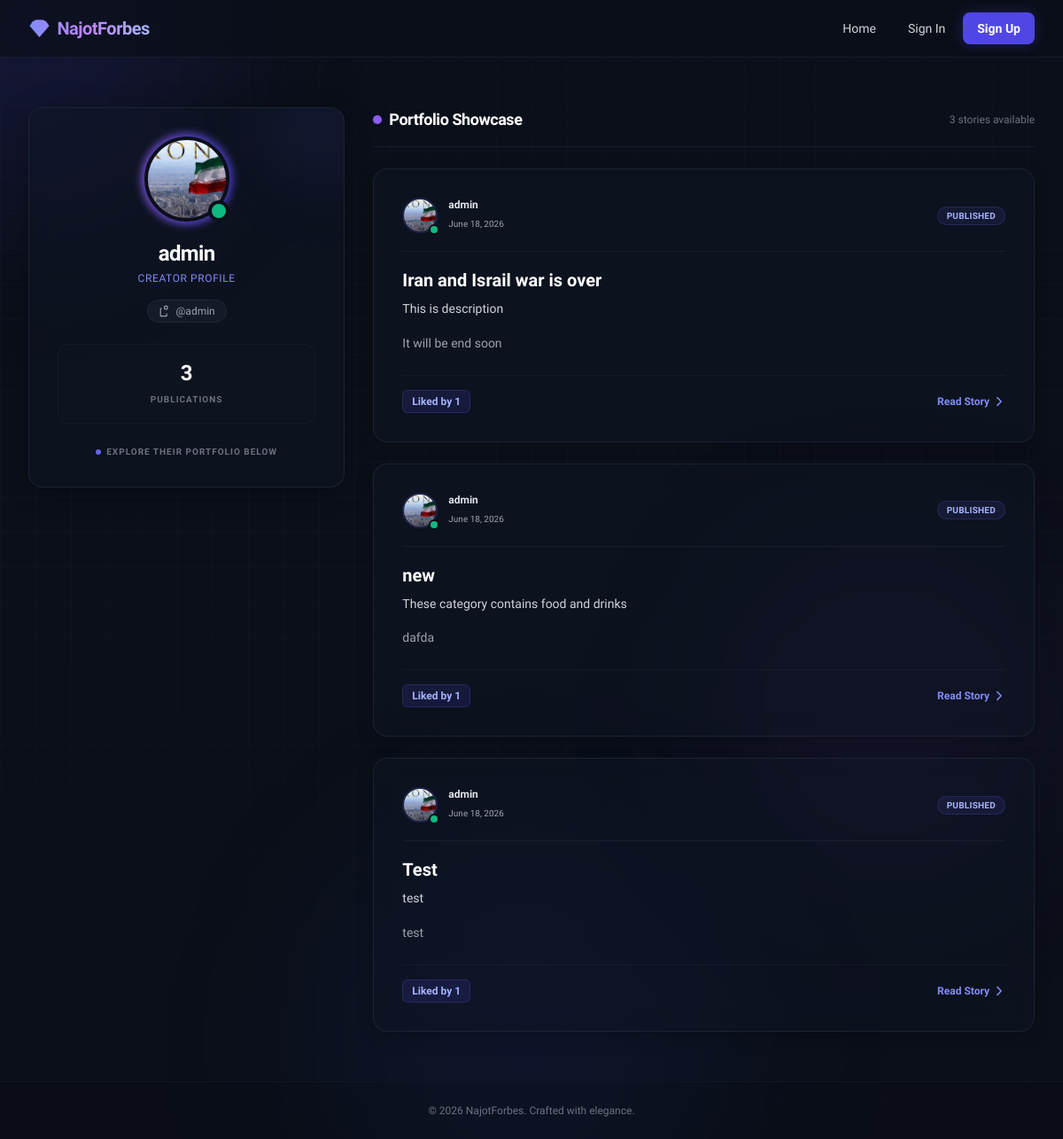
The page /auth/users/admin on the database as committed earlier.
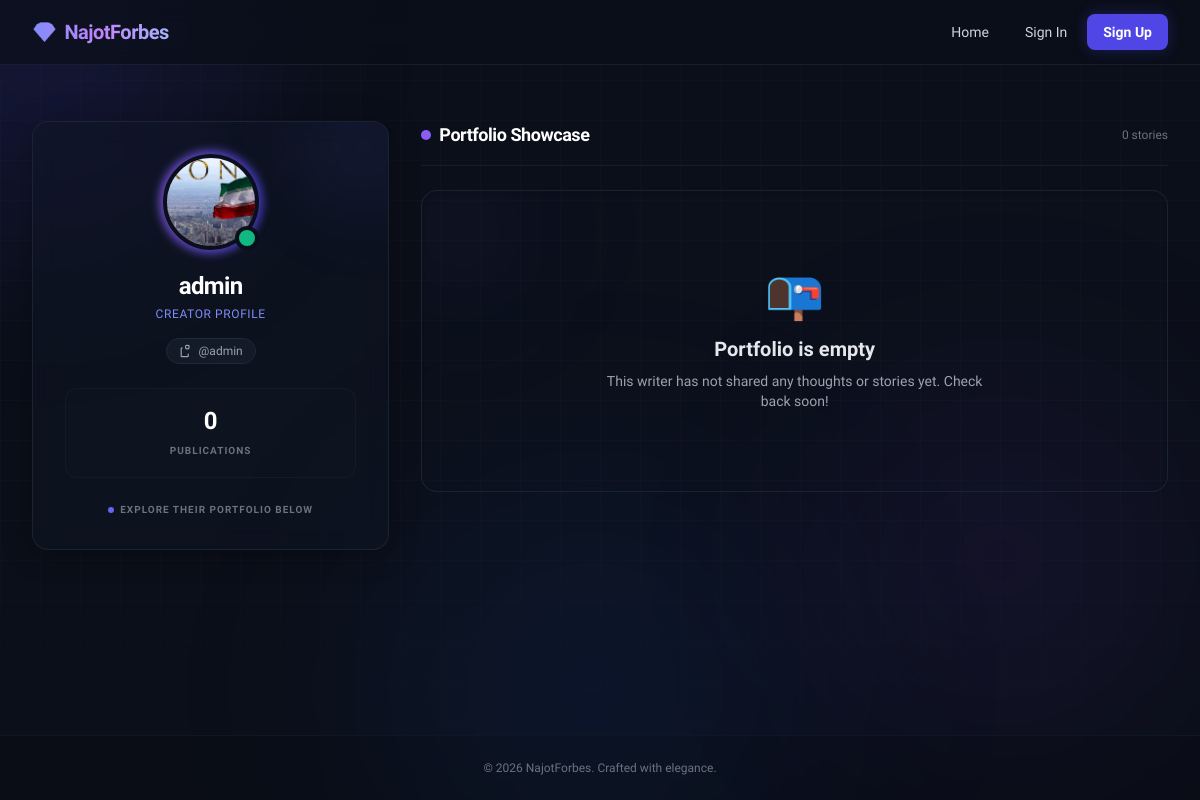
The same page on the database as committed later.
### posts/models.py (models this page shows, shortened)
class Post(models.Model):
    title = models.CharField(max_length=100)
    desc = models.CharField(max_length=600)
    author = models.ForeignKey(CustomUser, on_delete=models.CASCADE)
    image = models.ImageField(upload_to='posts/', null=True, blank=True)
    body = models.TextField()
    category = models.ForeignKey(Category, on_delete=models.SET_NULL, null=True, blank=True)
    created_at = models.DateTimeField(auto_now_add=True)
    @property
    def likes_count(self):
        return len(self.likes.all())

class Like(models.Model):
    post = models.ForeignKey(Post, on_delete=models.CASCADE, related_name='likes')
    user = models.ForeignKey(CustomUser, on_delete=models.CASCADE)
    created_at = models.DateTimeField(auto_now_add=True)
    class Meta:
        unique_together = ('post', 'user')

### accounts/models.py (models this page shows)
class CustomUser(AbstractUser):
    age = models.IntegerField(null=True, blank=True)
    profile_img = models.ImageField(upload_to='avatars/', default='default_profile.jpg', blank=True)
    phone_number = models.CharField(max_length=15, blank=True, null=True)

### accounts/views.py (the view)
# urls.py: path('users/<slug:username>', UserProfileView.as_view(), name='user-profile')
class UserProfileView(View):
    def get(self, request, username):
        user = get_object_or_404(CustomUser, username=username)
        posts = Post.objects.filter(author=user)
        return render(request, 'user-profile.html', {'user':user, 'posts':posts})

### templates/user-profile.html (shortened to what the changed rows need)
{% extends 'base.html' %}
{% block content %}
<div class="max-w-6xl mx-auto py-4">
    <div class="grid grid-cols-1 lg:grid-cols-12 gap-8 items-start">
        <div class="lg:col-span-4 lg:sticky lg:top-24 space-y-6">
            <div class="relative overflow-hidden bg-[#111726]/40 backdrop-blur-md border border-gray-800/80 rounded-2xl p-6 md:p-8 shadow-[0_4px_30px_rgba(0,0,0,0.3)] hover:border-indigo-500/20 transition-all duration-300">
                <div class="flex flex-col items-center text-center">
                    <h2 class="text-xl md:text-2xl font-bold text-white tracking-tight flex items-center gap-2">
                        {% if user.username %}{{ user.username }}{% else %}Writer{% endif %}
                    </h2>
                    <div class="w-full grid grid-cols-1 gap-2 mt-6 py-4 px-2 rounded-xl bg-gray-900/30 border border-gray-800/40">
                        <div class="text-center">
                            <span class="block text-2xl font-black text-white">
                                {% if posts %}{{ posts|length }}{% else %}0{% endif %}
                            </span>
                            <span class="text-[10px] uppercase tracking-widest font-bold text-gray-500">Publications</span>
                        </div>
                    </div>
                </div>
            </div>
        </div>
        <div class="lg:col-span-8 space-y-6">
            <div class="flex items-center justify-between border-b border-gray-800/60 pb-4 mb-2">
                <h3 class="text-lg font-bold tracking-tight text-white flex items-center gap-2">
                    <span class="w-2.5 h-2.5 rounded-full bg-violet-500 animate-pulse"></span>
                    Portfolio Showcase
                </h3>
                <span class="text-xs text-gray-500">{% if posts %}{{ posts|length }} stories available{% else %}0 stories{% endif %}</span>
            </div>
            {% for post in posts %}
            <article class="group relative bg-[#111726]/40 backdrop-blur-md border border-gray-800/80 hover:border-indigo-500/30 rounded-2xl p-6 md:p-8 transition-all duration-300 shadow-[0_4px_20px_rgba(0,0,0,0.2)] hover:shadow-[0_10px_30px_rgba(79,70,229,0.1)] flex flex-col justify-between">
                <div class="flex items-center justify-between mb-5 pb-5 border-b border-gray-800/60">
                    <div class="flex items-center gap-3">
                        <div class="relative flex-shrink-0">
                            {% if user.profile_img %}
                                <img src="{{ user.profile_img.url }}" alt="{{ post.author }}" class="w-10 h-10 rounded-full object-cover border-2 border-indigo-500/20" onerror="this.onerror=null; this.src='https://placehold.co/100x100/1e1e2f/ffffff?text=Avatar';">
                            {% else %}
                                <div class="w-10 h-10 rounded-full bg-indigo-900/40 border border-indigo-500/30 flex items-center justify-center text-indigo-300 font-semibold text-xs">
                                    {{ user.username|slice:":1"|upper }}
                                </div>
                            {% endif %}
                            <span class="absolute bottom-0 right-0 block h-2 w-2 rounded-full bg-emerald-500 ring-2 ring-[#0B0F19]"></span>
                        </div>
                        <div>
                            <span class="block text-xs font-semibold text-gray-200">
                                {{ post.author }}
                            </span>
                            <span class="text-[10px] text-gray-400 font-medium">
                                {{ post.created_at|date:"F d, Y" }}
                            </span>
                        </div>
                    </div>
                    <div class="text-[10px] px-2.5 py-0.5 rounded-full bg-indigo-500/10 border border-indigo-500/20 text-indigo-300 font-bold tracking-wide uppercase">
                        Published
                    </div>
                </div>
                <a href="{% url 'post-detail' post.pk %}" class="block focus:outline-none focus:ring-2 focus:ring-indigo-500 rounded-lg">
                    <h4 class="text-xl font-bold text-white group-hover:text-indigo-300 transition-colors duration-200 mb-2 leading-tight">
                        {{ post.title }}
                    </h4>
                    {% if post.desc %}
                    <p class="text-gray-300 text-sm leading-relaxed mb-4 line-clamp-2">
                        {{ post.desc }}
                    </p>
                    {% endif %}
                    <div class="text-gray-400 text-sm leading-relaxed line-clamp-3 prose prose-invert max-w-none mb-6">
                        {{ post.body|linebreaks }}
                    </div>
                </a>
                <div class="flex items-center justify-between pt-4 border-t border-gray-800/40 mt-auto">
                    <div class="flex items-center gap-3">
                        <span class="text-xs bg-indigo-900/30 text-indigo-300 font-bold px-2.5 py-1 rounded-md border border-indigo-500/20">
                            Liked by {{ post.likes_count }}
                        </span>
                    </div>
                    <a href="{% url 'post-detail' post.pk %}" class="flex items-center gap-1 text-xs font-semibold text-indigo-400 hover:text-indigo-300 transition-colors group-hover:translate-x-0.5 transform duration-200">
                        Read Story
                        <svg xmlns="http://www.w3.org/2000/svg" fill="none" viewBox="0 0 24 24" stroke-width="2.5" stroke="currentColor" class="w-3.5 h-3.5">
                            <path stroke-linecap="round" stroke-linejoin="round" d="M8.25 4.5l7.5 7.5-7.5 7.5" />
                        </svg>
                    </a>
                </div>
            </article>
            {% empty %}
            <div class="text-center py-20 bg-[#111726]/20 border border-gray-800/80 rounded-2xl p-6 shadow-inner relative overflow-hidden">
                <div class="absolute -top-10 -left-10 w-40 h-40 bg-indigo-500/5 rounded-full blur-3xl"></div>
                <div class="text-5xl mb-4">📭</div>
                <h4 class="text-xl font-bold text-gray-200">Portfolio is empty</h4>
                <p class="text-gray-400 text-sm mt-2 max-w-sm mx-auto">This writer has not shared any thoughts or stories yet. Check back soon!</p>
            </div>
            {% endfor %}
        </div>
    </div>
</div>
{% endblock %}

Rows that differ between the two databases and show on the page:
removed Post: profile_img (placeholder picture), author "admin", created_at "June 18, 2026", title "Iran and Israil war is over", desc "This is description", body "It will be end soon", likes_count "1"
removed Post: profile_img (placeholder picture), author "admin", created_at "June 18, 2026", title "new", desc "These category contains food and drinks", body "dafda", likes_count "1"
removed Post: profile_img (placeholder picture), author "admin", created_at "June 18, 2026", title "Test", desc "test", body "test", likes_count "1"
Other text that changed with them:
{{ posts|length }}: "3" → (not shown)
text no longer shown: "stories available"
text now shown: "0 0 stories 📭 Portfolio is empty This writer has not shared any thoughts or stories yet. Check back soon!"
